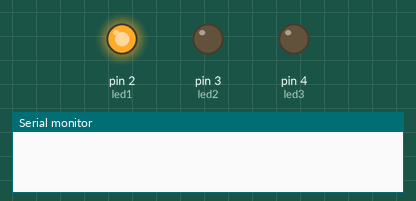
A sketch run on a simulated Arduino Uno, built with avr-gcc and run on an emulated ATmega328P. On the bench: output pins drawn as LEDs (lit = HIGH), the last lines printed to the serial monitor.

Above: at 0.05 s.
At 1.55 s:
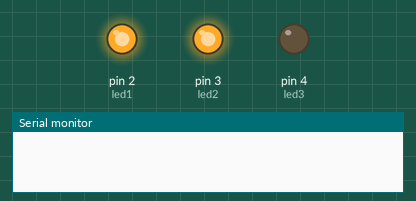
At 2.75 s:
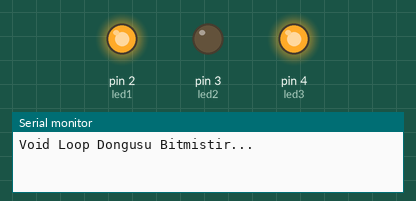
Timing chart, 0 to 3.0 s (numbered marks = the images above):
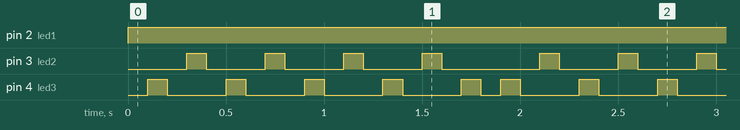

The sketch:

11.ForLoop.ino
```cpp
int led1 = 2;
int led2 = 3;
int led3 = 4;

void setup() {
 pinMode(led1,OUTPUT);
 pinMode(led2,OUTPUT);
 pinMode(led3,OUTPUT);
 Serial.begin(9600);

}

void loop() {
  for(int x=1;x<10;x++){
   digitalWrite(led1,HIGH);
   delay(100);


   if(x%2==0){
    digitalWrite(led2,HIGH);
    delay(100);
    digitalWrite(led1,LOW);
    digitalWrite(led2,LOW);
   }else if(x%2==1){
    digitalWrite(led3,HIGH);
    delay(100);
    digitalWrite(led1,LOW);
    digitalWrite(led3,LOW);
   }

  }
  Serial.println("Void Loop Dongusu Bitmistir...");
}
```

Measured:
- by itself, pin 2 (led1): LOW → HIGH at 0.00 s
- by itself, pin 3 (led2): repeats every 1.8 s: 3 × (LOW 0.30 s, HIGH 0.10 s), LOW 0.50 s, HIGH 0.10 s
- by itself, pin 4 (led3): repeats every 1.8 s: 4 × (LOW 0.30 s, HIGH 0.10 s), LOW 0.10 s, HIGH 0.10 s
